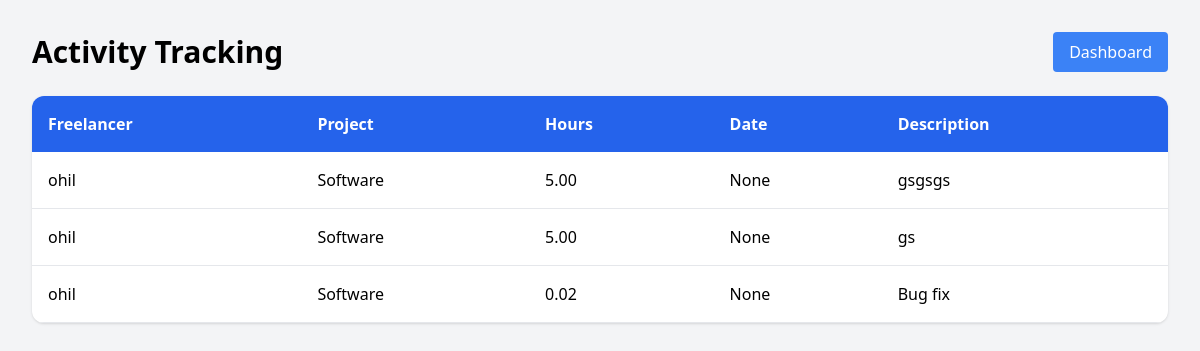
/admin/activity (signed in), run on the app's committed database.
### tables this page shows
CREATE TABLE time_logs(
        id INTEGER PRIMARY KEY AUTOINCREMENT,
        project_id INTEGER,
        hours REAL,
        user_id INTEGER
    , description TEXT, date TIMESTAMP);

CREATE TABLE users (
    id INTEGER PRIMARY KEY AUTOINCREMENT,
    username TEXT UNIQUE,
    password TEXT,
    role TEXT
, email TEXT, created_at TIMESTAMP, status TEXT);

CREATE TABLE projects(
        id INTEGER PRIMARY KEY AUTOINCREMENT,
        name TEXT,
        type TEXT,
        rate INTEGER,
        status TEXT,
        user_id INTEGER
    , created_at TIMESTAMP, deadline TEXT, description TEXT);

### app.py (the view)
@app.route("/admin/activity")
@admin_required
def admin_activity():
    conn = get_db_connection()
    logs = conn.execute("""
        SELECT time_logs.*, projects.name as project_name, users.username
        FROM time_logs
        JOIN projects ON time_logs.project_id = projects.id
        JOIN users ON time_logs.user_id = users.id
        ORDER BY time_logs.date DESC LIMIT 100
    """).fetchall()
    close_db_connection(conn)
    return render_template("admin_activity.html", logs=logs)

### app.py (called while the page is built)
def admin_required(f):
    @wraps(f)
    def decorated_function(*args, **kwargs):
        if "user_id" not in session:
            return redirect("/login")
        if session.get("role") != "admin":
            return "Access Denied", 403
        return f(*args, **kwargs)
    return decorated_function

### database.py (called while the page is built)
def get_db_connection():
    conn = sqlite3.connect(DATABASE_PATH)
    conn.row_factory = sqlite3.Row
    return conn

def close_db_connection(conn):
    if conn:
        conn.close()

### templates/admin_activity.html (shortened to what this page needs)
<!DOCTYPE html>
<html>
<head>
    <script src="https://cdn.tailwindcss.com"></script>
</head>
<body class="bg-gray-100 p-8">
<div class="max-w-6xl mx-auto">
    <div class="flex justify-between items-center mb-6">
        <h1 class="text-3xl font-bold">Activity Tracking</h1>
        <a href="/" class="bg-blue-500 text-white px-4 py-2 rounded">Dashboard</a>
    </div>
    <div class="bg-white rounded-xl shadow overflow-hidden">
        <table class="w-full">
            <thead class="bg-blue-600 text-white">
                <tr>
                    <th class="p-4 text-left">Freelancer</th>
                    <th class="p-4 text-left">Project</th>
                    <th class="p-4 text-left">Hours</th>
                    <th class="p-4 text-left">Date</th>
                    <th class="p-4 text-left">Description</th>
                </tr>
            </thead>
            <tbody>
                {% for log in logs %}
                <tr class="border-b">
                    <td class="p-4">{{ log.username }}</td>
                    <td class="p-4">{{ log.project_name }}</td>
                    <td class="p-4">{{ "%.2f"|format(log.hours) }}</td>
                    <td class="p-4">{{ log.date }}</td>
                    <td class="p-4">{{ log.description }}</td>
                </tr>
                {% endfor %}
            </tbody>
        </table>
    </div>
</div>
</body>
</html>

### data on the page
time_logs: username "ohil", project_name "Software", hours "5.00", date "None", description "gsgsgs"
time_logs: username "ohil", project_name "Software", hours "5.00", date "None", description "gs"
time_logs: username "ohil", project_name "Software", hours "0.02", date "None", description "Bug fix"
